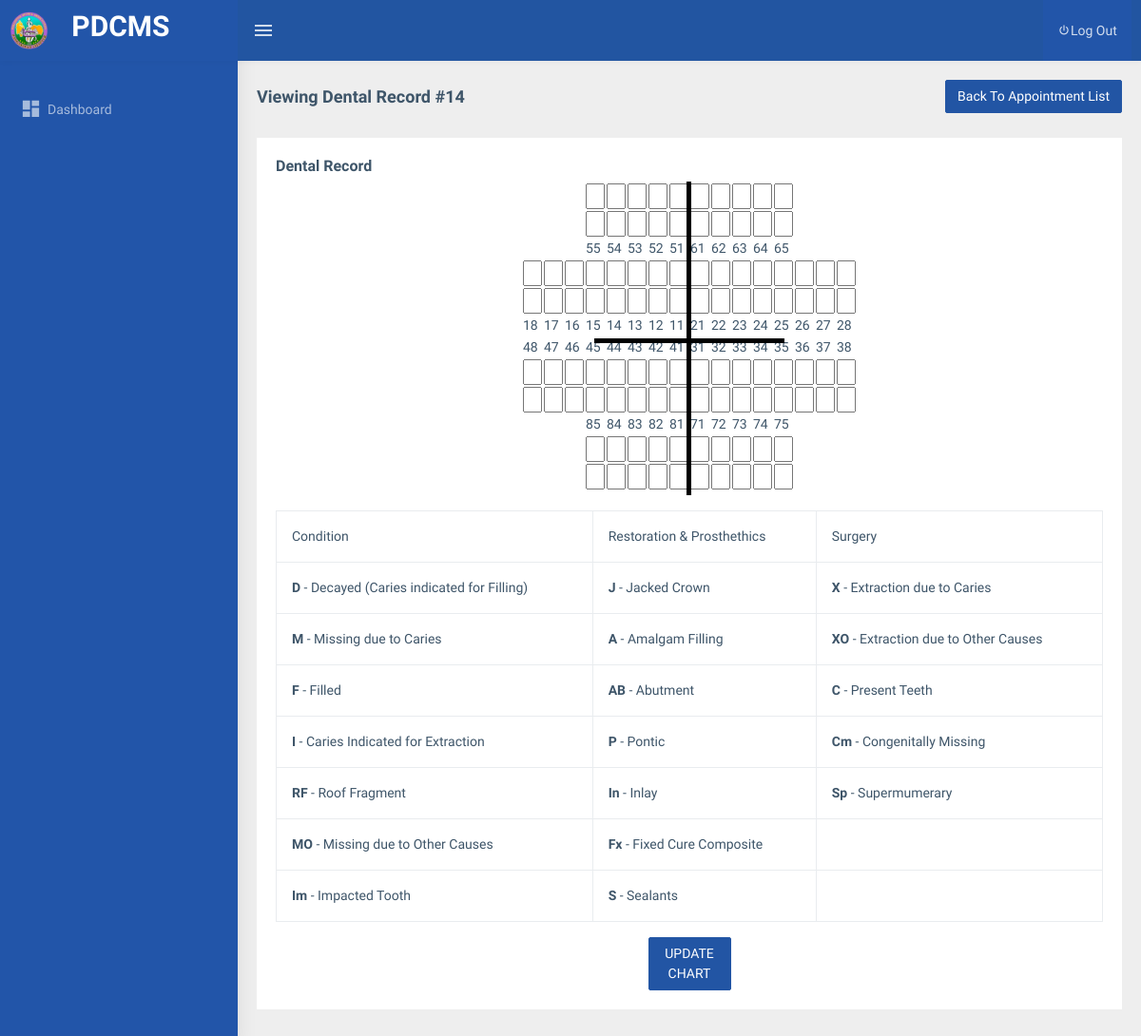
Page /dental_admin/view_record.php?id=14 on the earlier database version.
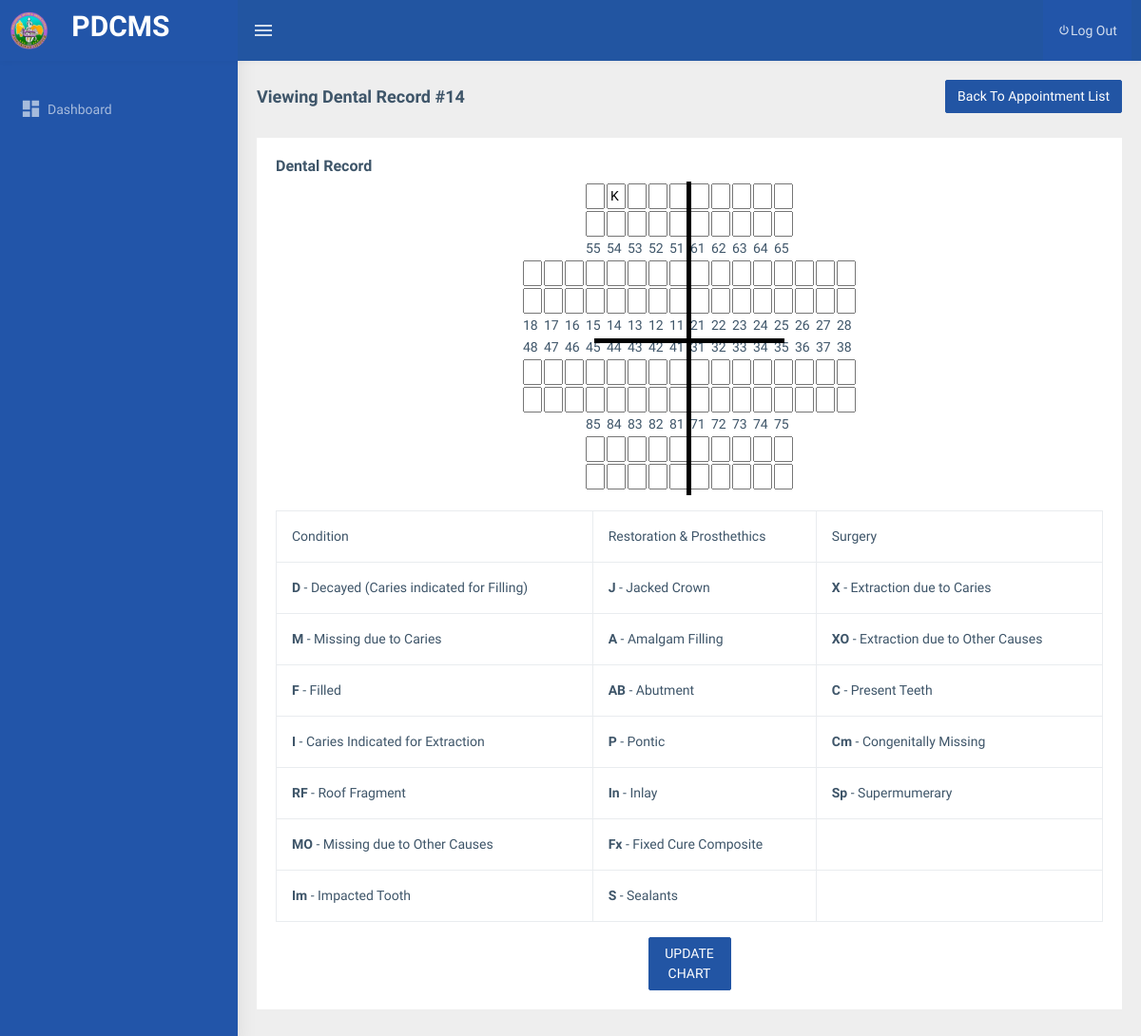
Same page on the later database version.
### tables this page shows
CREATE TABLE `tbl_chart` (
  `id` int(11) NOT NULL AUTO_INCREMENT,
  `patient_id` int(11) DEFAULT NULL,
  `clinic_id` int(11) DEFAULT NULL,
  `status_1_55` varchar(3) DEFAULT NULL,
  `status_1_54` varchar(3) DEFAULT NULL,
  `status_1_53` varchar(3) DEFAULT NULL,
  `status_1_52` varchar(3) DEFAULT NULL,
  `status_1_51` varchar(3) DEFAULT NULL,
  `status_2_55` varchar(3) DEFAULT NULL,
  `status_2_54` varchar(3) DEFAULT NULL,
  `status_2_53` varchar(3) DEFAULT NULL,
  `status_2_52` varchar(3) DEFAULT NULL,
  `status_1_65` varchar(3) DEFAULT NULL,
  `status_1_64` varchar(3) DEFAULT NULL,
  `status_1_63` varchar(3) DEFAULT NULL,
  `status_1_62` varchar(3) DEFAULT NULL,
  `status_1_61` varchar(3) DEFAULT NULL,
  `status_2_65` varchar(3) DEFAULT NULL,
  `status_2_64` varchar(3) DEFAULT NULL,
  `status_2_63` varchar(3) DEFAULT NULL,
  `status_2_62` varchar(3) DEFAULT NULL,
  `status_2_61` varchar(3) DEFAULT NULL,
  `status_2_51` varchar(3) DEFAULT NULL,
  `status_1_18` varchar(3) DEFAULT NULL,
  `status_1_17` varchar(3) DEFAULT NULL,
  `status_1_16` varchar(3) DEFAULT NULL,
  `status_1_15` varchar(3) DEFAULT NULL,
  `status_1_14` varchar(3) DEFAULT NULL,
  `status_1_13` varchar(3) DEFAULT NULL,
  `status_1_12` varchar(3) DEFAULT NULL,
  `status_1_11` varchar(3) DEFAULT NULL,
  `status_1_21` varchar(3) DEFAULT NULL,
  `status_1_22` varchar(3) DEFAULT NULL,
  `status_1_23` varchar(3) DEFAULT NULL,
  `status_1_24` varchar(3) DEFAULT NULL,
  `status_1_25` varchar(3) DEFAULT NULL,
  `status_1_26` varchar(3) DEFAULT NULL,
  `status_1_27` varchar(3) DEFAULT NULL,
  `status_1_28` varchar(3) DEFAULT NULL,
  `status_2_18` varchar(3) DEFAULT NULL,
  `status_2_17` varchar(3) DEFAULT NULL,
  `status_2_16` varchar(3) DEFAULT NULL,
  `status_2_15` varchar(3) DEFAULT NULL,
  `status_2_14` varchar(3) DEFAULT NULL,
  `status_2_13` varchar(3) DEFAULT NULL,
  `status_2_12` varchar(3) DEFAULT NULL,
  `status_2_11` varchar(3) DEFAULT NULL,
  `status_2_21` varchar(3) DEFAULT NULL,
  `status_2_22` varchar(3) DEFAULT NULL,
  `status_2_23` varchar(3) DEFAULT NULL,
  `status_2_24` varchar(3) DEFAULT NULL,
  `status_2_25` varchar(3) DEFAULT NULL,
  `status_2_26` varchar(3) DEFAULT NULL,
  `status_2_27` varchar(3) DEFAULT NULL,
  `status_2_28` varchar(3) DEFAULT NULL,
  `status_1_48` varchar(3) DEFAULT NULL,
  `status_1_47` varchar(3) DEFAULT NULL,
  `status_1_46` varchar(3) DEFAULT NULL,
  `status_1_45` varchar(3) DEFAULT NULL,
  `status_1_44` varchar(3) DEFAULT NULL,
  `status_1_43` varchar(3) DEFAULT NULL,
  `status_1_42` varchar(3) DEFAULT NULL,
  `status_1_41` varchar(3) DEFAULT NULL,
  `status_1_31` varchar(3) DEFAULT NULL,
  `status_1_32` varchar(3) DEFAULT NULL,
  `status_1_33` varchar(3) DEFAULT NULL,
  `status_1_34` varchar(3) DEFAULT NULL,
  `status_1_35` varchar(3) DEFAULT NULL,
  `status_1_36` varchar(3) DEFAULT NULL,
  `status_1_37` varchar(3) DEFAULT NULL,
  `status_1_38` varchar(3) DEFAULT NULL,
  `status_2_48` varchar(3) DEFAULT NULL,
  `status_2_47` varchar(3) DEFAULT NULL,
  `status_2_46` varchar(3) DEFAULT NULL,
  `status_2_45` varchar(3) DEFAULT NULL,
  `status_2_44` varchar(3) DEFAULT NULL,
  `status_2_43` varchar(3) DEFAULT NULL,
  `status_2_42` varchar(3) DEFAULT NULL,
  `status_2_41` varchar(3) DEFAULT NULL,
  `status_2_31` varchar(3) DEFAULT NULL,
  `status_2_32` varchar(3) DEFAULT NULL,
  `status_2_33` varchar(3) DEFAULT NULL,
  `status_2_34` varchar(3) DEFAULT NULL,
  `status_2_35` varchar(3) DEFAULT NULL,
  `status_2_36` varchar(3) DEFAULT NULL,
  `status_2_37` varchar(3) DEFAULT NULL,
  `status_2_38` varchar(3) DEFAULT NULL,
  `status_1_85` varchar(3) DEFAULT NULL,
  `status_1_84` varchar(3) DEFAULT NULL,
  `status_1_83` varchar(3) DEFAULT NULL,
  `status_1_82` varchar(3) DEFAULT NULL,
  `status_1_81` varchar(3) DEFAULT NULL,
  `status_1_71` varchar(3) DEFAULT NULL,
  `status_1_72` varchar(3) DEFAULT NULL,
  `status_1_73` varchar(3) DEFAULT NULL,
  `status_1_74` varchar(3) DEFAULT NULL,
  `status_1_75` varchar(3) DEFAULT NULL,
  `status_2_85` varchar(3) DEFAULT NULL,
  `status_2_84` varchar(3) DEFAULT NULL,
  `status_2_83` varchar(3) DEFAULT NULL,
  `status_2_82` varchar(3) DEFAULT NULL,
  `status_2_81` varchar(3) DEFAULT NULL,
  `status_2_71` varchar(3) DEFAULT NULL,
  `status_2_72` varchar(3) DEFAULT NULL,
  `status_2_73` varchar(3) DEFAULT NULL,
  `status_2_74` varchar(3) DEFAULT NULL,
  `status_2_75` varchar(3) DEFAULT NULL,
  PRIMARY KEY (`id`)
);

### includes/functions.php (called while the page is built, shortened)
<?php
function get_one($sql)
{
    $result = mysqli_query($_SESSION['conn'], $sql);
    while ($row = mysqli_fetch_object($result)) {
        return $row;
    }
}

### dental_admin/view_record.php (the view, shortened to what the rows shown need)
<?php include 'header.php'; ?>
<div class="page-wrapper">
  <div class="container-fluid">
    <div class="row">
      <div class="col-md-12">
        <div class="card">
          <div class="card-body">
            <?php
            $id = $_GET['id'];
            $data = get_one("select * from tbl_chart where patient_id = " . $id);
            ?>
            <form method="post" onsubmit="return ('Are You Sure?')">
              <div class="row">
                <center>
                  <div class="ct">
                    <table class="teeth">
                      <tr>
                        <td><input type="text" name="status_1_54" style="width:20px" value="<?= $data->status_1_54 ?>"></td>
                      </tr>
                    </table>
                  </div>
                  <br>
                  <table class="table table-bordered">
                    <thead>
                      <tr>
                        <td>Condition</td>
                        <td>Restoration & Prosthethics</td>
                        <td>Surgery</td>
                    </thead>
                  </table>
              </div>
            </form>
          </div>
        </div>
      </div>
    </div>
  </div>
  <?php include 'footer.php'; ?>

Differences in the rows shown:
added tbl_chart: status_1_54 "k"
